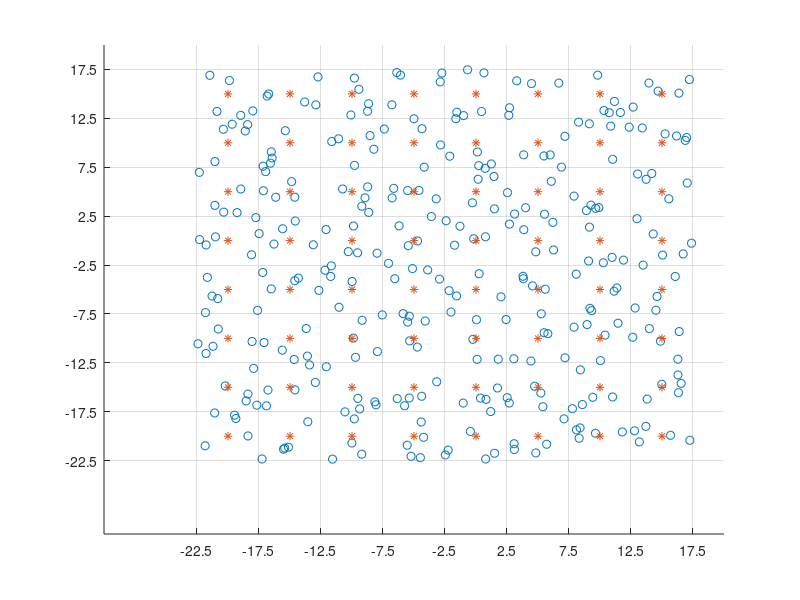

MATLAB code to generate this figure:

load('topologyexp1.mat','z_h','z_u');
x_h = real(z_h);
y_h = imag(z_h);
x_u = real(z_u);
y_u = imag(z_u);
r = 5;
set(gca,'XTickMode','manual')
set(gca,'YTickMode','manual')

%  for i = 1:num_helpers
%      xxx = x_h(i) - r;
%      yyy = y_h(i) - r;
%      rr = 2*r;
%      rectangle('Position',[xxx,yyy,rr,rr],'Curvature',[1,1],'Linestyle',':','LineWidth',1);
%      hold  all
%  end
 
scatter(x_u,y_u,'b*');
hold all
scatter(x_h,y_h,'*r');
%scatter(0,0,'^g');
set(gca,'XTick',-22.5:5:17.5);
set(gca, 'YTick',-22.5:5:17.5);
grid(gca)